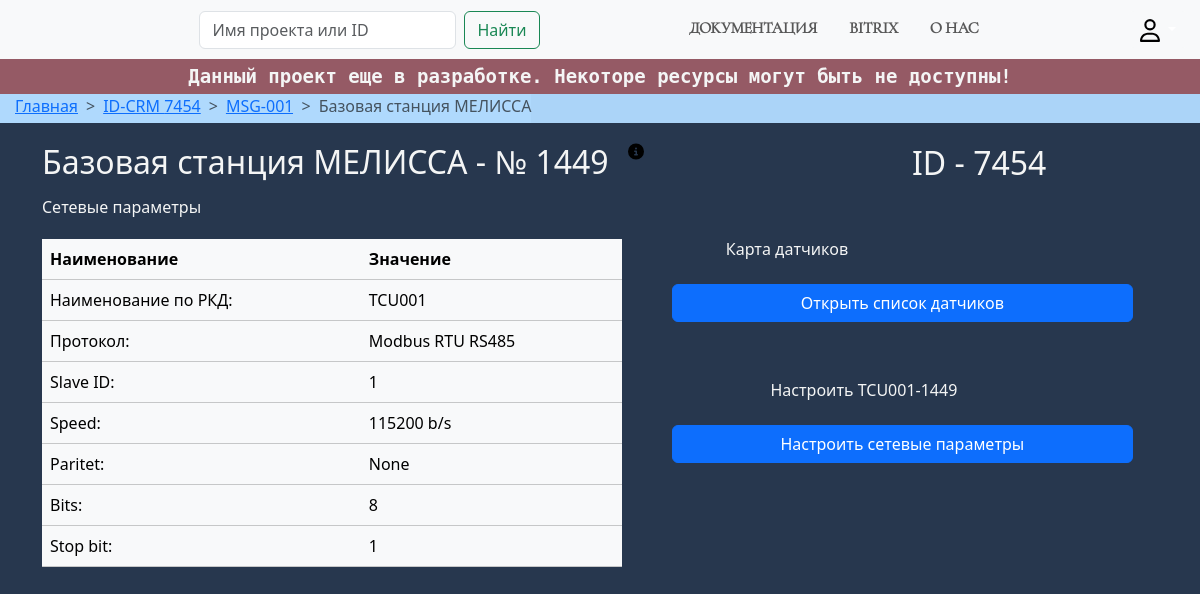
Page /device/bazovaya-stanciya-melissa-tcu001/detail on the committed database.
### instruction/models.py (models this page shows, shortened)
class Device(models.Model):
    project_id = models.ForeignKey('Project', on_delete = models.CASCADE, verbose_name = 'Project', blank = True, default="not project")
    name = models.CharField(max_length = 80, verbose_name = 'Device', db_index = True)
    designation = models.CharField(max_length = 100, verbose_name = 'Обозначение', blank=True)
    serial_num = models.CharField(max_length = 25, verbose_name = 'Serial number', default='n/a', blank=True)
    slug = models.SlugField(max_length = 150, verbose_name = 'URL', unique = True)
    description = models.TextField(verbose_name = 'Description', blank = True, default = 'Пока данных нет')
    termodate = models.BooleanField(default = False, verbose_name = 'Termo date')
    network_id = models.ManyToManyField("Network", verbose_name = 'Network')
    def __str__(self) -> str:
        if self.serial_num:
            return f"{self.designation}-{self.serial_num}"
        else:
            return self.name
    class Meta:
        db_table = 'devices'
        verbose_name = 'device'
        verbose_name_plural = 'devices'

class Project(models.Model):
    crm_id = models.CharField(max_length = 10, verbose_name = "ID CRM", db_index = True)
    company = models.CharField(max_length = 120, verbose_name = 'Company')
    project = models.CharField(max_length = 120, verbose_name = "Project", )
    slug = models.SlugField(max_length = 200, verbose_name = "URL", db_index = True, unique = True)
    created_at = models.DateTimeField(auto_now_add = True, verbose_name = "Date created")
    updated_at = models.DateTimeField(auto_now = True, verbose_name = "Date updated")
    description = models.TextField(verbose_name = 'Info', default = ' ', blank = True)
    archive = models.BooleanField(default = False, verbose_name = 'Archive', blank = True)
    class Meta:
        db_table = 'project'
        verbose_name = 'project'
        verbose_name_plural = 'projects'

class Network(models.Model):
    name = models.CharField(max_length = 120, verbose_name = 'Name', db_index = True)
    slug = models.SlugField(max_length = 120, verbose_name = 'URL', unique = True)
    description = models.TextField(verbose_name = 'Description', blank = True, default = ' ')
    class Meta:
        db_table = 'networks'
        verbose_name = 'network'
        verbose_name_plural = 'networks'

class Settings(models.Model):
    class Speed(models.IntegerChoices):
        NOT_USED = 0
        S_1200 = 1200, '1200'
        S_2400 = 2400, '2400'
        S_4800 = 4800, '4800'
        S_9600 = 9600, '9600'
        S_19200 = 19200, '19200'
        S_38400 = 38400, '38400'
        S_57600 = 57600, '57600'
        S_115200 = 115200, '115200'
    class Paritet(models.TextChoices):
        NOT_USED = '-'
        EVEN = 'E'
        NONE = 'N'
        ODD = 'O'
    class Bits(models.IntegerChoices):
        NOT_USED = 0
        SEVEN = 7, '7'
        EIGHT = 8, '8'
        NINE = 9, '9'
    class StopBit(models.IntegerChoices):
        NOT_USED = 0
        ONE = 1, '1'
        TWO = 2, '2'
    interface = models.ForeignKey(Network, verbose_name = 'Interface', on_delete = models.CASCADE)
    device = models.ForeignKey(Device, on_delete = models.CASCADE, verbose_name = 'Device',
                               related_name = 'devices_settings')
    slug = models.SlugField(max_length = 50, verbose_name = 'URL', db_index = True, unique = True)
    slave_id = models.IntegerField(verbose_name = 'Slave ID', blank = True, null = True)
    speed = models.IntegerField(verbose_name = 'Speed', default = 0, choices = Speed.choices)
    paritet = models.CharField(max_length = 1, verbose_name = 'Paritet', default = '-', choices = Paritet.choices)
    bit = models.IntegerField(verbose_name = 'Bits', default = 0, choices = Bits.choices)
    stop_bit = models.IntegerField(verbose_name = 'Stop bit', default = 0, choices = StopBit.choices)
    ip_address = models.CharField(max_length = 15, verbose_name = 'IP address', default = 'not used')
    mask = models.CharField(max_length = 15, verbose_name = 'Mask', default = 'not used')
    gateway = models.CharField(max_length = 15, verbose_name = 'Gateway', default = 'not used')
    created_at = models.DateTimeField(auto_now_add = True, verbose_name = "Date created")
    updated_at = models.DateTimeField(auto_now = True, verbose_name = "Date updated")
    description = models.TextField(verbose_name = 'Description', default = ' ', blank = True)
    class Meta:
        db_table = 'settings'
        verbose_name = 'setting'
        verbose_name_plural = 'settings'

### instruction/views.py (the view)
# urls.py: path('device/<slug:slug>/detail', DeviceDetailView.as_view(), name='device-detail'),
class DeviceDetailView(DetailView):
    model = Device
    template_name = 'device/device_detail.html'
    context_object_name = 'device'
    def get_context_data(self, **kwargs):
        context = super().get_context_data(**kwargs)
        device = self.model.objects.get(slug = self.kwargs['slug'])
        context.update(
            title = f"{'device'} - Профиль"
        )
        logger.info(
            f"`{format_name(self.request)}` - Получены данные о устройстве `{device.name}-{device.serial_num}`"
        )
        return context

### utils/format_name_uer.py (called while the page is built)
def format_name(request: WSGIRequest) -> str:
    name = str(request.user)
    return name if name != "AnonymousUser" else "Гость"

### templates/device/device_detail.html (shortened to what this page needs)
{% extends 'base/base.html' %}
{% load i18n static %}
{% block breadcrumbs %}
<nav style="--bs-breadcrumb-divider: '>';" aria-label="breadcrumb">
    <ol class="breadcrumb">
        <li class="breadcrumb-item"><a href="{% url 'project:index' %}">Главная</a></li>
        <li class="breadcrumb-item active " aria-current="page">
            <a href="{% url 'project:id_crm-detail' device.project_id.crm_id %}">
                ID-CRM {{ device.project_id.crm_id }}
            </a>
        </li>
        <li class="breadcrumb-item active " aria-current="page"><a
                href="{%  url 'project:product-detail' device.project_id.slug %}">{{ device.project_id.project }}</a>
        </li>
        <li class="breadcrumb-item active " aria-current="page">{{ device.name }}</li>
    </ol>
</nav>
{% endblock %}
{% block content %}
<div class="container">
    <div class="flex device-title">
        <div class="flex icon-title">
            <h2>{{ device.name }} - № {{ device.serial_num }}</h2>
            <img src="{% static 'access/icon/circle-info-solid.svg' %}" width="25px" alt="Помощь"
            data-bs-toggle="tooltip" data-bs-placement="bottom"
            data-bs-custom-class="custom-tooltip"
            data-bs-title="{% if device.description %}{{ device.description }}{% endif %}">
        </div>
        <span>ID - {{ device.project_id.crm_id }}</span>
    </div>
    <span class="strong">Сетевые параметры</span>
    <div class="flex setting-content">
        <table class="table table-light table-hover caption-top table-setting">
            <thead>
                <tr>
                    <th scope="col">Наименование</th>
                    <th scope="col">Значение</th>
                </tr>
            </thead>
            {% with device.devices_settings.first as set %}
            <tbody>
                <tr>
                    <td>Наименование по РКД:</td>
                    <td>{{ device.designation }}</td>
                </tr>
                <tr>
                    <td>Протокол:</td>
                    <td>{{ device.network_id.first.name }}</td>
                </tr>
                {% if "485" in device.network_id.first.name %}
                <tr>
                    <td>Slave ID:</td>
                    <td>{% if set.slave_id %}{{ set.slave_id }}{% else %}--{% endif %}</td>
                </tr>
                <tr>
                    <td>Speed:</td>
                    <td>{% if set.speed %}{{ set.speed }} b/s{% else %}--{% endif %}</td>
                </tr>
                <tr>
                    <td>Paritet:</td>
                    <td>{% if set.get_paritet_display %}{{ set.get_paritet_display }}{% else %}--{% endif %}</td>
                </tr>
                <tr>
                    <td>Bits:</td>
                    <td>{% if set.bit %}{{ set.bit }}{% else %}--{% endif %}</td>
                </tr>
                <tr>
                    <td>Stop bit:</td>
                    <td>{% if set.stop_bit %}{{ set.stop_bit }}{% else %}--{% endif %}</td>
                </tr>
                {% endif %}
            </tbody>
            {% endwith %}
        </table>
        <div class="setting-info">
            <div class="container overflow-hidden text-center">
                <div class="row gy-5">
                    {% if device.devices.all %}
                    <div class="col-6">
                        <div class="p-2"><span>Карта датчиков</span></div>
                    </div>
                    <button type="button" class="btn btn-primary" data-bs-toggle="modal" data-bs-target="#exampleModal">
                        Открыть список датчиков
                    </button>
                    {% endif %}
                    <div class="col-10">
                        <div class="p-2"><span>Настроить {{ device }}</span></div>
                    </div>
                    <a type="button" class="btn btn-primary" href="#">
                        Настроить сетевые параметры
                    </a>
                </div>
            </div>
        </div>
    </div>
</div>
{% endblock %}

### static/access/css/style.css (style rules this page uses)
body { background: #27374E url(https://rinecogroup.bitrix24.ru/bitrix/templates/bitrix24/themes/light/video-star-sky/star-sky-poster.jpg) fixed 0 0 no-repeat !important; background-size: cover; }
.flex { display: flex; }
.breadcrumb-item, ol { padding-left: 15px; padding-bottom: 5px; color: black; background-color: #afd9fdf8 !important; }
.device-title { max-width: 90%; justify-content: space-between; align-items: center; font-size: 2rem; font-weight: 500; }
.device-title span { margin-bottom: 8px; }
.device-title img { position: relative; top: -15px; left: 10px; padding-left: 9px; }
.strong { padding-bottom: 20px; }
.table-setting { max-width: 60%; margin-top: 20px; margin-right: 25px; }
.setting-info { padding: 10px 25px; }
.setting-info button { margin-top: 15px; }
.setting-info a { margin-top: 15px; }
th { padding: 8px 10px; }
table { color: aliceblue; }
.table-light, h2, span { color: #f4f5f5 !important; }

### rows in the picture
Device: project_id.crm_id "7454", project_id.project "MSG-001", name "Базовая станция МЕЛИССА", serial_num "1449", designation "TCU001", network_id.first.name "Modbus RTU RS485", serial_num+designation "TCU001-1449"
Settings: slave_id "1", speed "115200", paritet "None", bit "8", stop_bit "1"
